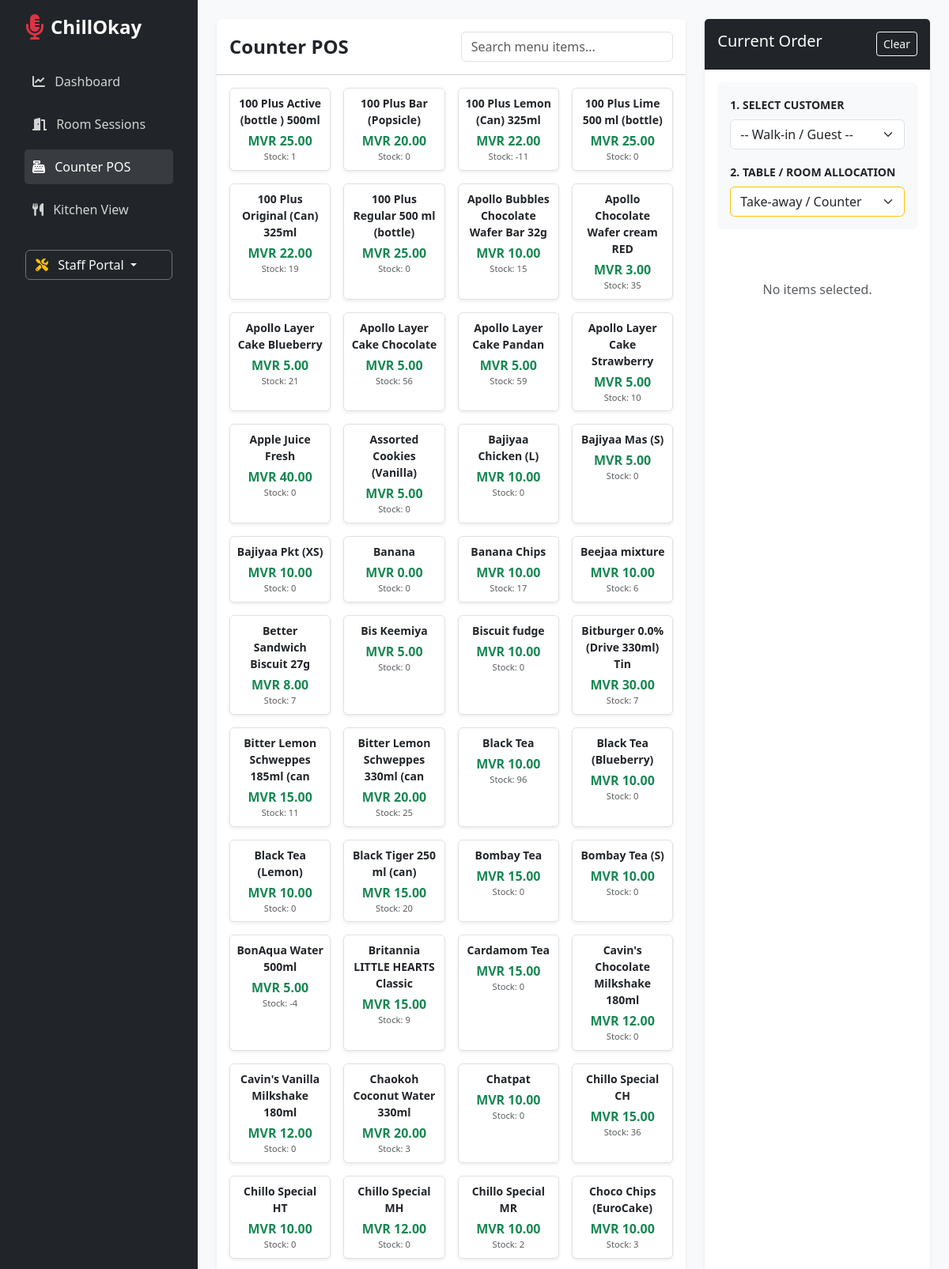
Page /pos/ (signed in, upper part) on the committed database.
### core/models.py (models this page shows, shortened)
class Product(models.Model):
    outlet = models.ForeignKey(Outlet, on_delete=models.CASCADE, related_name='products', null=True)
    name = models.CharField(max_length=200)
    sku = models.CharField(max_length=50, null=True, blank=True)
    category = models.CharField(max_length=100, blank=True, null=True)
    cost_price = models.DecimalField(max_digits=10, decimal_places=2, default=0.00)
    selling_price = models.DecimalField(max_digits=10, decimal_places=2)
    current_stock_level = models.IntegerField(default=0)
    is_favorite = models.BooleanField(default=False)
    image = models.ImageField(upload_to='products/', blank=True, null=True)

### core/views.py (the view)
# urls.py: path('pos/', views.record_sale, name='record_sale'),
@login_required
def record_sale(request):
    outlet = get_user_outlet(request.user)
    products = Product.objects.filter(outlet=outlet).order_by('name')
    customers = Customer.objects.filter(outlet=outlet).order_by('name')
    categories = Product.objects.filter(outlet=outlet).values_list('category', flat=True).distinct().order_by('category')
    categories = [c for c in categories if c] # Remove empty categories
    favorites = products.filter(is_favorite=True)
    return render(request, 'core/pos.html', {
        'products': products,
        'customers': customers,
        'categories': categories,
        'favorites': favorites,
        'outlet': outlet
    })

### core/multi_tenant.py (called while the page is built, shortened)
def get_user_outlet(user):
    try:
        if hasattr(user, 'employee') and user.employee:
            return user.employee.outlet
    except:
        pass

### core/views.py (called while the page is built)
def get_user_outlet(user):
    try:
        return user.employee.outlet
    except:
        return Outlet.objects.first()

### core/templates/core/pos.html (shortened to what this page needs)
{% extends 'base.html' %}
{% block content %}
<div class="container-fluid p-4">
    <div class="row">
        <div class="col-md-8">
            <div class="card shadow-sm border-0 mb-4">
                <div class="card-header bg-white py-3">
                    <div class="row align-items-center">
                        <div class="col-md-6">
                            <h4 class="mb-0 fw-bold">Counter POS</h4>
                        </div>
                        <div class="col-md-6">
                            <input type="text" id="productSearch" class="form-control" placeholder="Search menu items...">
                        </div>
                    </div>
                </div>
                <div class="card-body" style="height: 75vh; overflow-y: auto;">
                    <div class="row g-3" id="productGrid">
                        {% for product in products %}
                        <div class="col-md-3 product-card" data-name="{{ product.name|lower }}">
                            <div class="card h-100 border text-center p-2 shadow-sm"
                                 onclick="addToCart('{{ product.id }}', '{{ product.name }}', '{{ product.selling_price }}')"
                                 style="cursor: pointer;">
                                <div class="fw-bold mb-1 small">{{ product.name }}</div>
                                <div class="text-success fw-bold">MVR {{ product.selling_price }}</div>
                                <div class="text-muted" style="font-size: 0.7rem;">Stock: {{ product.current_stock_level }}</div>
                            </div>
                        </div>
                        {% endfor %}
                    </div>
                </div>
            </div>
        </div>
        <div class="col-md-4">
            <div class="card shadow-sm border-0 h-100">
                <div class="card-header bg-dark text-white py-3 d-flex justify-content-between">
                    <h5 class="mb-0">Current Order</h5>
                    <button class="btn btn-sm btn-outline-light" onclick="clearCart()">Clear</button>
                </div>
                <div class="card-body d-flex flex-column">
                    <div class="bg-light p-3 rounded mb-3">
                        <div class="mb-3">
                            <label class="form-label small fw-bold text-uppercase">1. Select Customer</label>
                            <select id="customerSelect" class="form-select">
                                <option value="">-- Walk-in / Guest --</option>
                            </select>
                        </div>
                        <div class="mb-0">
                            <label class="form-label small fw-bold text-uppercase">2. Table / Room Allocation</label>
                            <select id="tableSelect" class="form-select border-warning">
                                <option value="Counter">Take-away / Counter</option>
                            </select>
                        </div>
                    </div>
                    <div id="cartItems" class="flex-grow-1 overflow-auto mb-3" style="max-height: 35vh;">
                        <p class="text-center text-muted py-5">No items selected.</p>
                    </div>
                </div>
            </div>
        </div>
    </div>
</div>
{% endblock %}

### core/templates/base.html (shortened to what this page needs)
<!DOCTYPE html>
<html lang="en">
<head>
    <link href="https://cdn.jsdelivr.net/npm/bootstrap@5.3.0/dist/css/bootstrap.min.css" rel="stylesheet">
    <link rel="stylesheet" href="https://cdnjs.cloudflare.com/ajax/libs/font-awesome/6.0.0/all.min.css">
</head>
<body class="d-flex">
    <nav class="sidebar d-flex flex-column p-3">
        <a href="{% url 'dashboard' %}" class="d-flex align-items-center mb-4 me-md-auto text-white text-decoration-none px-3">
            <i class="fas fa-microphone-alt fa-2x me-2 text-danger"></i>
            <span class="fs-4 fw-bold">ChillOkay</span>
        </a>
        <ul class="nav nav-pills flex-column mb-auto">
            <li class="nav-item">
                <a href="{% url 'dashboard' %}" class="nav-link {% if request.resolver_match.url_name == 'dashboard' %}active{% endif %}">
                    <i class="fas fa-chart-line me-2"></i> Dashboard
                </a>
            </li>
            <li>
                <a href="{% url 'karaoke_list' %}" class="nav-link {% if request.resolver_match.url_name == 'karaoke_list' %}active{% endif %}">
                    <i class="fas fa-door-open me-2"></i> Room Sessions
                </a>
            </li>
            <li>
                <a href="{% url 'record_sale' %}" class="nav-link {% if request.resolver_match.url_name == 'record_sale' %}active{% endif %}">
                    <i class="fas fa-cash-register me-2"></i> Counter POS
                </a>
            </li>
            <li>
                <a href="{% url 'kitchen_view' %}" class="nav-link {% if request.resolver_match.url_name == 'kitchen_view' %}active{% endif %}">
                    <i class="fas fa-utensils me-2"></i> Kitchen View
                </a>
            </li>
            <li class="nav-item dropdown mt-4 px-3">
                <a class="btn btn-outline-light dropdown-toggle w-100 text-start border-secondary" href="#" role="button" data-bs-toggle="dropdown">
                    <i class="fas fa-tools me-2 text-warning"></i> Staff Portal
                </a>
            </li>
        </ul>
    </nav>
    <main class="main-content">
        {% block content %}{% endblock %}
    </main>
</body>
</html>

### core/templates/base.html (style rules this page uses)
body { background-color: #f8f9fa; }
.sidebar { min-width: 250px; max-width: 250px; min-height: 100vh; background: #212529; color: white; transition: all 0.3s; }
.sidebar .nav-link { color: rgba(255,255,255,0.8); border-radius: 5px; margin: 5px 15px; padding: 10px; }
.sidebar .nav-link:hover, .sidebar .nav-link.active { background: rgba(255,255,255,0.1); color: white; }
.main-content { width: 100%; }

### rows in the picture
Product: name "100 Plus Active (bottle ) 500ml", selling_price "25.00", current_stock_level "1"
Product: name "100 Plus Bar (Popsicle)", selling_price "20.00", current_stock_level "0"
Product: name "100 Plus Lemon (Can) 325ml", selling_price "22.00", current_stock_level "-11"
Product: name "100 Plus Lime 500 ml (bottle)", selling_price "25.00", current_stock_level "0"
Product: name "100 Plus Original (Can) 325ml", selling_price "22.00", current_stock_level "19"
Product: name "100 Plus Regular 500 ml (bottle)", selling_price "25.00", current_stock_level "0"
Product: name "Apollo Bubbles Chocolate Wafer Bar 32g", selling_price "10.00", current_stock_level "15"
Product: name "Apollo Chocolate Wafer cream RED", selling_price "3.00", current_stock_level "35"
Product: name "Apollo Layer Cake Blueberry", selling_price "5.00", current_stock_level "21"
Product: name "Apollo Layer Cake Chocolate", selling_price "5.00", current_stock_level "56"
Product: name "Apollo Layer Cake Pandan", selling_price "5.00", current_stock_level "59"
Product: name "Apollo Layer Cake Strawberry", selling_price "5.00", current_stock_level "10"
Product: name "Apple Juice Fresh", selling_price "40.00", current_stock_level "0"
Product: name "Assorted Cookies (Vanilla)", selling_price "5.00", current_stock_level "0"
Product: name "Bajiyaa Chicken (L)", selling_price "10.00", current_stock_level "0"
Product: name "Bajiyaa Mas (S)", selling_price "5.00", current_stock_level "0"
Product: name "Bajiyaa Pkt (XS)", selling_price "10.00", current_stock_level "0"
Product: name "Banana", selling_price "0.00", current_stock_level "0"
Product: name "Banana Chips", selling_price "10.00", current_stock_level "17"
Product: name "Beejaa mixture", selling_price "10.00", current_stock_level "6"
Product: name "Better Sandwich Biscuit 27g", selling_price "8.00", current_stock_level "7"
Product: name "Bis Keemiya", selling_price "5.00", current_stock_level "0"
Product: name "Biscuit fudge", selling_price "10.00", current_stock_level "0"
Product: name "Bitburger 0.0% (Drive 330ml) Tin", selling_price "30.00", current_stock_level "7"
Product: name "Bitter Lemon Schweppes 185ml (can", selling_price "15.00", current_stock_level "11"
Product: name "Bitter Lemon Schweppes 330ml (can", selling_price "20.00", current_stock_level "25"
Product: name "Black Tea", selling_price "10.00", current_stock_level "96"
Product: name "Black Tea (Blueberry)", selling_price "10.00", current_stock_level "0"
Product: name "Black Tea (Lemon)", selling_price "10.00", current_stock_level "0"
Product: name "Black Tiger 250 ml (can)", selling_price "15.00", current_stock_level "20"
Product: name "Bombay Tea", selling_price "15.00", current_stock_level "0"
Product: name "Bombay Tea (S)", selling_price "10.00", current_stock_level "0"
Product: name "BonAqua Water 500ml", selling_price "5.00", current_stock_level "-4"
Product: name "Britannia LITTLE HEARTS Classic", selling_price "15.00", current_stock_level "9"
Product: name "Cardamom Tea", selling_price "15.00", current_stock_level "0"
Product: name "Cavin's Chocolate Milkshake 180ml", selling_price "12.00", current_stock_level "0"
Product: name "Cavin's Vanilla Milkshake 180ml", selling_price "12.00", current_stock_level "0"
Product: name "Chaokoh Coconut Water 330ml", selling_price "20.00", current_stock_level "3"
Product: name "Chatpat", selling_price "10.00", current_stock_level "0"
Product: name "Chillo Special CH", selling_price "15.00", current_stock_level "36"
Product: name "Chillo Special HT", selling_price "10.00", current_stock_level "0"
Product: name "Chillo Special MH", selling_price "12.00", current_stock_level "0"
Product: name "Chillo Special MR", selling_price "10.00", current_stock_level "2"
Product: name "Choco Chips (EuroCake)", selling_price "10.00", current_stock_level "3"
